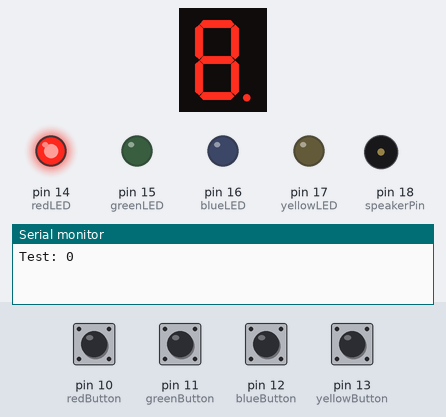
The sketch below on a simulated Arduino Uno, built with avr-gcc and run on an emulated ATmega328P. Parts: 1-digit seven-segment display, output pins drawn as LEDs (lit = HIGH), buzzer (waves = sounding), the last lines printed to the serial monitor. Wiring (inferred from the names in the program): 1-digit 7-segment display, segments lit when LOW: segments pin 3, pin 4, pin 5, pin 6, pin 7, pin 8, pin 9, pin 2. The inputs (shaded band) are chosen by the test bench; at power-on: pin 10 (redButton), pin 11 (greenButton), pin 12 (blueButton), pin 13 (yellowButton) HIGH. Random numbers use the default seed unless the sketch sets one; the segment pins are drawn as the display they are named for; pins used as bus, display or sensor lines are not drawn.

Above: at 0.2 s.
1.3 s: pin 10 (redButton) pulled LOW for 0.15 s
At 4.2 s:
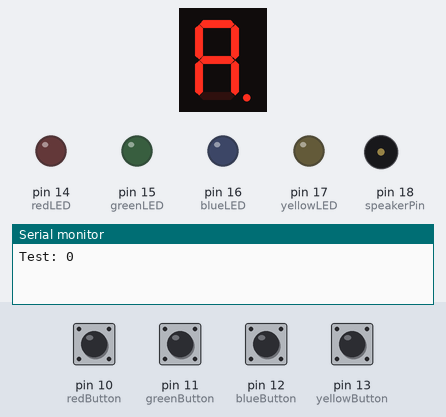
4.4 s: pin 11 (greenButton) pulled LOW for 0.15 s
At 6.5 s:
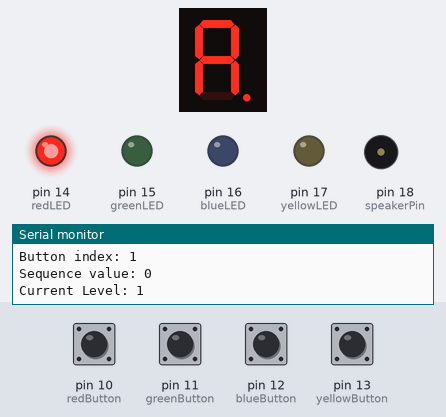
7.4 s: pin 10 (redButton) pulled LOW for 1 s
At 7.9 s:
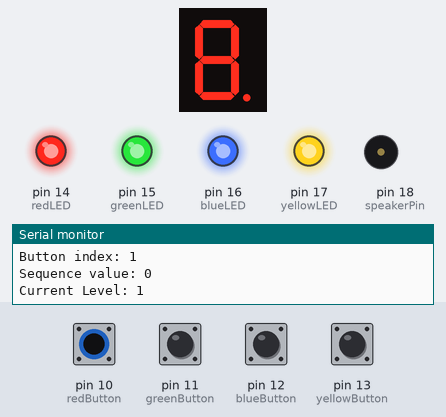
11.3 s: pin 13 (yellowButton) pulled LOW for 0.15 s
At 14.2 s:
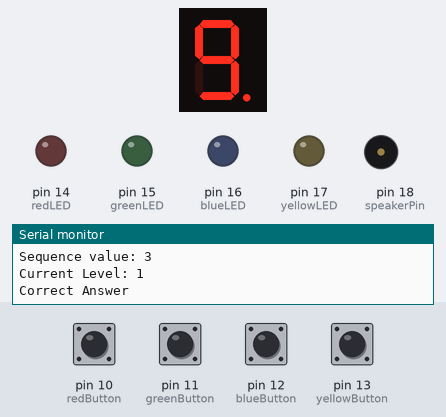
14.3 s: pin 12 (blueButton) pulled LOW for 1 s
At 15.58 s:
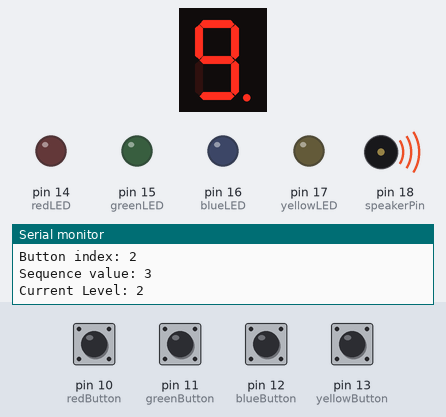
18.3 s: pin 10 (redButton) pulled LOW for 0.15 s
At 20.53 s:
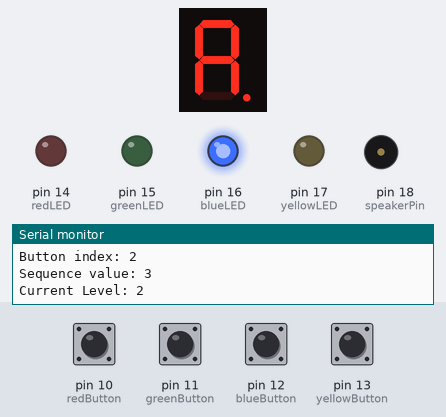
Timing chart, 0 to 22.2 s (numbered marks = the images above; inputs shaded):
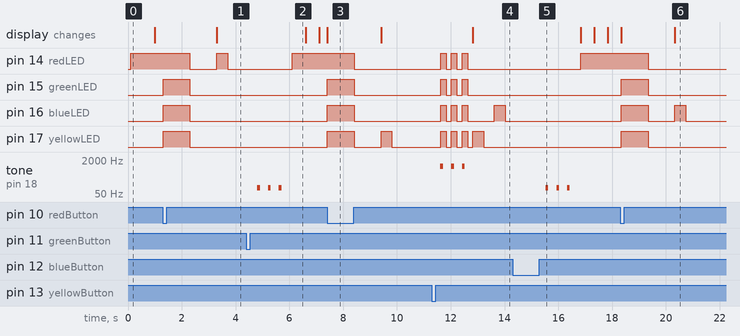

The sketch:

SimonGame.ino
```cpp
#define NOTE_G6  1568
#define NOTE_G2  98

const int leftAPin=2;
const int leftBPin=3;
const int leftCPin=4;
const int leftDPin=5;

const int rightAPin=6;
const int rightBPin=7;
const int rightCPin=8;
const int rightDPin=9;

const int yellowLED=17;
const int blueLED=16;
const int greenLED=15;
const int redLED=14;

const int speakerPin=18;

const int redButton=10;
const int greenButton=11;
const int blueButton=12;
const int yellowButton=13;

int lcdNumber = 0;
int sequence[100] = {0};
int buzzCount = 0;
bool flipper = false;

enum GameState {
  NEW_GAME, // 0
  SHOW_SEQUENCE, // 1
  WAITING_FOR_SEQUENCE, // 2
  CORRECT_ANSWER,  // 3
  GAME_OVER // 4
};

GameState currentState;
int currentLevel = 0;
int currentSequenceIndex = 0;

void setup() {
  // put your setup code here, to run once:
  Serial.begin(9600);
  pinMode(leftAPin, OUTPUT);  //Least Significant Bit
  pinMode(leftBPin, OUTPUT);
  pinMode(leftCPin, OUTPUT);
  pinMode(leftDPin, OUTPUT);  //Most Significant Bit

  pinMode(rightAPin, OUTPUT);  //Least Significant Bit
  pinMode(rightBPin, OUTPUT);
  pinMode(rightCPin, OUTPUT);
  pinMode(rightDPin, OUTPUT);  //Most Significant Bit

  pinMode(speakerPin, OUTPUT);

  pinMode(redLED, OUTPUT);
  pinMode(greenLED, OUTPUT);
  pinMode(blueLED, OUTPUT);
  pinMode(yellowLED, OUTPUT);

  pinMode(redButton, INPUT);

 // digitalWrite(redLED, HIGH);
 // digitalWrite(greenLED, HIGH);
 // digitalWrite(blueLED, HIGH);
 // digitalWrite(yellowLED, HIGH);

  //writeNumber( lcdNumber );
  turnOffLCDNumbers();
  currentState = NEW_GAME;
  currentLevel = 0;
  currentSequenceIndex = 0;
  randomSeed(analogRead(5));

  Serial.print( "Test: " );
  Serial.println( sequence[5] );  // Initialize random number generator
}

void loop() {

  switch ( currentState ) {
    case NEW_GAME:
      performNewGameState();
      break;
    case SHOW_SEQUENCE:
      performShowSequenceState();
      break;
    case WAITING_FOR_SEQUENCE:
      performWaitingForSequenceState();
      break;
    case CORRECT_ANSWER:
      performCorrectAnswerState();
      break;
    case GAME_OVER:
      performGameOverState();
      break;
    default:
      Serial.println("FATAL: Unsupported state!");
      break;
  }

}

void performNewGameState() {

  currentLevel = 0;
  int counter = 0;
  writeNumber( 0 );

  while( digitalRead( redButton ) == HIGH ) {

    delay(100);
    digitalWrite( redLED, HIGH );
    counter++;
    if ( counter == 5 ) {

      counter = 0;
      if ( flipper ) {
         turnOffLCDNumbers();
         flipper = false;
      } else {
         writeNumber( 0 );
        flipper = true;
      }

    }

  }
  allLED(HIGH);
  delay(1000);
  allLED(LOW);
  delay(1000);
  currentSequenceIndex = 0;
  increaseLevel();
}

void performShowSequenceState() {
  writeNumber(currentLevel);
  if ( currentSequenceIndex < currentLevel ) {
    changeLED( sequence[currentSequenceIndex], HIGH );
    delay(400);
    changeLED( sequence[currentSequenceIndex], LOW );
    delay(400);
    currentSequenceIndex++;
  } else {
    currentSequenceIndex = 0;
    currentState = WAITING_FOR_SEQUENCE;
  }

}

void performWaitingForSequenceState() {

  int red, green, blue, yellow;
  // Wait for any one of the buttons to be pressed
  do {
      red = digitalRead( redButton );
      green = digitalRead( greenButton );
      blue = digitalRead( blueButton );
      yellow = digitalRead( yellowButton );
  } while ( red && green && blue && yellow );

  int currentButtonIndex = 0;
  if ( !red ) {
    currentButtonIndex = 0;
  } else if ( !green ) {
    currentButtonIndex = 1;
  } else if ( !blue ) {
    currentButtonIndex = 2;
  } else if ( !yellow ) {
    currentButtonIndex = 3;
  }
  Serial.println( "Waiting for depress" );
  // Wait for button press to stop
  while ( !(red && green && blue && yellow) ) {
    red = digitalRead( redButton );
    green = digitalRead( greenButton );
    blue = digitalRead( blueButton );
    yellow = digitalRead( yellowButton );
    delay(100);
  }


  Serial.print( "Checking index: " );
  Serial.println( currentSequenceIndex );
  Serial.print( "Button index: " );
  Serial.println( currentButtonIndex );
  Serial.print( "Sequence value: " );
  Serial.println( sequence[currentSequenceIndex] );
  Serial.print( "Current Level: " );
  Serial.println( currentLevel );
  if ( sequence[currentSequenceIndex] == currentButtonIndex ) {
    // Correct match!
    playHappyNote();
    if ( (currentSequenceIndex + 1) == currentLevel ) {
      Serial.println("Correct Answer");
      currentState = CORRECT_ANSWER;
    } else {
      Serial.println("Right so far");
      currentSequenceIndex++;
      return;
    }

  } else {
     buzzCount = 0;
     currentState = GAME_OVER;
  }

}

void performCorrectAnswerState() {
    // Do some happy beeping
    for ( int i= 0; i<3; i++ ) {
      allLED( HIGH);
      playHappyNote();
      delay(200);
      allLED(LOW);
      delay(200);
    }
    increaseLevel();
}


void performGameOverState() {
  int counter = 0;

  while ( digitalRead(redButton) == HIGH ) {
    delay(100);

    if ( buzzCount < 3 ) {
      playSadNote();
      delay(300);
    }
    buzzCount++;
    counter++;
    if ( counter == 5 ) {
      digitalWrite( redLED, HIGH );
      counter = 0;
      if ( flipper ) {
          turnOffLCDNumbers();
          flipper = false;
      } else {
          writeNumber( currentLevel );
          flipper = true;
      }
    }
  }
  digitalWrite( redLED, LOW );
  currentState = NEW_GAME;
}

void increaseLevel() {
  currentLevel++;
  sequence[currentLevel-1] = (int)random(4);
  currentSequenceIndex = 0;
  currentState = SHOW_SEQUENCE;
}

/*
 * Utility Functions
 */

// Sound Functions
void playHappyNote() {
  tone( speakerPin, 1000  , 100);
}

void playSadNote() {
  tone( speakerPin, 100, 100 );
}

// LED Functions
void allLED( int value ) {
  digitalWrite( redLED, value );
  digitalWrite( greenLED, value );
  digitalWrite( blueLED, value );
  digitalWrite( yellowLED, value );
}

void changeLED( int index, int value ) {
  switch ( index ) {
    case 0:
      digitalWrite(redLED, value);
      break;
    case 1:
      digitalWrite(greenLED, value);
      break;
    case 2:
      digitalWrite(blueLED, value);
      break;
    case 3:
      digitalWrite(yellowLED, value);
      break;
    default:
      break;
  }
}


// 7-Segment Convenience functions

void incrementLCDNumber() {
  lcdNumber++;
  if ( lcdNumber > 99 ) {
    lcdNumber = 0;
  }
}

void turnOffLCDNumbers() {
  writeLeftLCDNumber( 15 );
  writeRightLCDNumber( 15 );
}


void writeNumber( int num ) {

  if ( num > 99 || num < 0 ) {
    Serial.println( "Invalid number..." );
    return;
  }

  writeLeftLCDNumber( num / 10 );
  writeRightLCDNumber( num % 10 );

}

void writeLeftLCDNumber( int num ) {
  //Serial.println("Writing left number...");
  writeLCDNumber( num, leftAPin, leftBPin, leftCPin, leftDPin );
}

void writeRightLCDNumber( int num ) {
  //Serial.println("Writing right number...");
  writeLCDNumber( num, rightAPin, rightBPin, rightCPin, rightDPin );
}

void writeLCDNumber( int num, int aPin, int bPin, int cPin, int dPin ) {
 if ( num > 10 ) {
    //Serial.println( "Invalid number..." );
    //return;
 }

 if ( num % 2 == 1 ) {
    //Serial.print("1");
    digitalWrite(aPin, HIGH);
 } else {
    //Serial.print("0");
    digitalWrite(aPin, LOW);
 }
 if ( num % 4 >= 2 ) {
    //Serial.print("1");
    digitalWrite(bPin, HIGH);
 } else {
    //Serial.print("0");
    digitalWrite(bPin, LOW);
 }
 if ( num % 8 >= 4 ) {
    //Serial.print("1");
    digitalWrite(cPin, HIGH);
 } else {
    //Serial.print("0");
    digitalWrite(cPin, LOW);
 }
 if ( num % 16 >= 8 ) {
    //Serial.print("1");
    digitalWrite(dPin, HIGH);
 } else {
    //Serial.print("0");
    digitalWrite(dPin, LOW);
 }
 //Serial.println("");

}
```

Measured:
- after the input at 1.3 s, pin 14 (redLED): HIGH → LOW after 1.0 s, → HIGH 1.0 s later, → LOW 0.40 s later; pin 15 (greenLED), pin 16 (blueLED), pin 17 (yellowLED): LOW → HIGH at once, → LOW 1.0 s later
- after the input at 4.4 s, pin 14 (redLED): LOW → HIGH after 1.7 s; tone on pin 18 (speakerPin): alternates 100 Hz for 0.10 s and silent for 0.30 s, 6 changes in all, then stays silent, starting after 0.41 s
- after the input at 7.4 s, pin 14 (redLED): HIGH → LOW after 1.0 s; pin 15 (greenLED), pin 16 (blueLED): LOW → HIGH at once, → LOW 1.0 s later; pin 17 (yellowLED): LOW → HIGH at once, → LOW 1.0 s later, → HIGH 1.0 s later, → LOW 0.40 s later
- after the input at 11.3 s, pin 14 (redLED), pin 15 (greenLED): alternates HIGH for 0.20 s and LOW for 0.20 s, 6 changes in all, then stays LOW, starting after 0.33 s
- after the input at 14.3 s, pin 14 (redLED): LOW → HIGH after 2.5 s; tone on pin 18 (speakerPin): alternates 100 Hz for 0.10 s and silent for 0.30 s, 6 changes in all, then stays silent, starting after 1.2 s
- after the input at 18.3 s, pin 14 (redLED): HIGH → LOW after 1.0 s; pin 15 (greenLED), pin 17 (yellowLED): LOW → HIGH at once, → LOW 1.0 s later; pin 16 (blueLED): LOW → HIGH at once, → LOW 1.0 s later, → HIGH 1.0 s later, → LOW 0.40 s later
